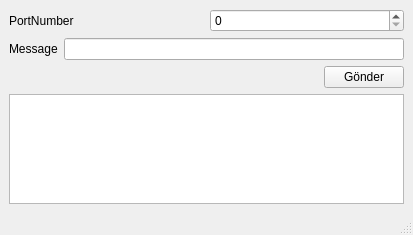
<?xml version="1.0" encoding="UTF-8"?>
<ui version="4.0">
 <class>MainWindow</class>
 <widget class="QMainWindow" name="MainWindow">
  <property name="geometry">
   <rect>
    <x>0</x>
    <y>0</y>
    <width>413</width>
    <height>235</height>
   </rect>
  </property>
  <property name="windowTitle">
   <string>MainWindow</string>
  </property>
  <widget class="QWidget" name="centralwidget">
   <layout class="QVBoxLayout" name="verticalLayout">
    <item>
     <layout class="QHBoxLayout" name="horizontalLayout">
      <item>
       <widget class="QLabel" name="label">
        <property name="text">
         <string>PortNumber</string>
        </property>
       </widget>
      </item>
      <item>
       <widget class="QSpinBox" name="portNum">
        <property name="maximum">
         <number>999999999</number>
        </property>
       </widget>
      </item>
     </layout>
    </item>
    <item>
     <layout class="QHBoxLayout" name="horizontalLayout_2">
      <item>
       <widget class="QLabel" name="label_2">
        <property name="text">
         <string>Message</string>
        </property>
       </widget>
      </item>
      <item>
       <widget class="QLineEdit" name="message"/>
      </item>
     </layout>
    </item>
    <item>
     <layout class="QHBoxLayout" name="horizontalLayout_3">
      <item>
       <spacer name="horizontalSpacer">
        <property name="orientation">
         <enum>Qt::Horizontal</enum>
        </property>
        <property name="sizeHint" stdset="0">
         <size>
          <width>40</width>
          <height>20</height>
         </size>
        </property>
       </spacer>
      </item>
      <item>
       <widget class="QPushButton" name="Send">
        <property name="text">
         <string>Gönder</string>
        </property>
       </widget>
      </item>
     </layout>
    </item>
    <item>
     <widget class="QTextEdit" name="textEdit"/>
    </item>
   </layout>
  </widget>
  <widget class="QMenuBar" name="menubar">
   <property name="geometry">
    <rect>
     <x>0</x>
     <y>0</y>
     <width>413</width>
     <height>21</height>
    </rect>
   </property>
  </widget>
  <widget class="QStatusBar" name="statusbar"/>
 </widget>
 <resources/>
 <connections/>
</ui>
